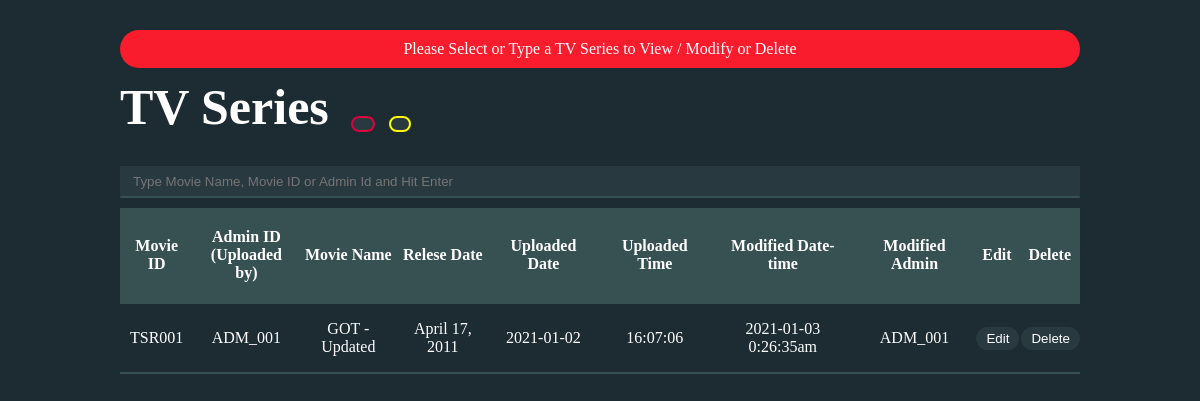
The app's page /tvseries.php?set_series_id=false (signed in) with its own data.
### tables this page shows
CREATE TABLE `tvseries` (
  `series_id` varchar(7) NOT NULL,
  `admin_id` varchar(7) NOT NULL,
  `s_name` varchar(100) NOT NULL,
  `main_img` varchar(200) NOT NULL,
  `small_descrip` varchar(150) NOT NULL,
  `s_descrip` varchar(5000) NOT NULL,
  `s_director` varchar(50) NOT NULL,
  `s_writer` varchar(50) NOT NULL,
  `stars` varchar(100) NOT NULL,
  `genres` varchar(100) NOT NULL,
  `seasons` varchar(10) NOT NULL,
  `main_category` varchar(20) NOT NULL,
  `action` varchar(4) NOT NULL,
  `sci_fi` varchar(4) NOT NULL,
  `animation` varchar(4) NOT NULL,
  `comady` varchar(4) NOT NULL,
  `thriller` varchar(4) NOT NULL,
  `horror` varchar(4) NOT NULL,
  `language` varchar(15) NOT NULL,
  `condi` varchar(30) NOT NULL,
  `relese_date` varchar(20) NOT NULL,
  `year` int(4) NOT NULL,
  `run_time` varchar(10) NOT NULL,
  `ratings` int(5) NOT NULL,
  `vid1_e_link` varchar(1000) NOT NULL,
  `vid2_e_link` varchar(1000) NOT NULL,
  `vid3_e_link` varchar(1000) NOT NULL,
  `off_t_e_link` varchar(1000) NOT NULL,
  `im_1` varchar(200) NOT NULL,
  `im_2` varchar(200) NOT NULL,
  `im_3` varchar(200) NOT NULL,
  `im_4` varchar(200) NOT NULL,
  `im_5` varchar(200) NOT NULL,
  `im_6` varchar(200) NOT NULL,
  `im_7` varchar(200) NOT NULL,
  `im_8` varchar(200) NOT NULL,
  `im_9` varchar(200) NOT NULL,
  `im_10` varchar(200) NOT NULL,
  `im_11` varchar(200) NOT NULL,
  `im_12` varchar(200) NOT NULL,
  `u_date` date NOT NULL,
  `u_time` time NOT NULL,
  `l_u_date_time` varchar(25) NOT NULL,
  `l_u_admin` varchar(7) NOT NULL,
  `is_deleted` tinyint(1) NOT NULL
);

### tvseries.php (the view, shortened to what this page needs)
<?php
	$tvseries_list = '';
	$search = '';
	if(isset($_GET['search'])){
		$search = mysqli_real_escape_string($connection, $_GET['search']);
		$query = "SELECT * FROM tvseries WHERE (series_id LIKE '%{$search}%' OR admin_id LIKE '%{$search}%' OR s_name LIKE '%{$search}%') AND  is_deleted = 0 ORDER BY series_id DESC";
	}else{
		$query = "SELECT * FROM tvseries WHERE is_deleted = 0 ORDER BY series_id DESC";
	}
	$tvseries = mysqli_query($connection, $query);
	if($tvseries){
		if(mysqli_num_rows($tvseries) > 0){
			while ($tvserie = mysqli_fetch_assoc($tvseries)) {
				$tvseries_list.="<tr>";
				$tvseries_list.="<td>{$tvserie['series_id']}</td>";
				$tvseries_list.="<td>{$tvserie['admin_id']}</td>";
				$tvseries_list.="<td>{$tvserie['s_name']}</td>";
				$tvseries_list.="<td>{$tvserie['relese_date']}</td>";
				$tvseries_list.="<td>{$tvserie['u_date']}</td>";
				$tvseries_list.="<td>{$tvserie['u_time']}</td>";
				$tvseries_list.="<td>{$tvserie['l_u_date_time']}</td>";
				$tvseries_list.="<td>{$tvserie['l_u_admin']}</td>";
				$tvseries_list.="<td><a href=\"modify-tvseries.php?series_id={$tvserie['series_id']}\"> <button class=\"edt\">Edit</button> </a></td>";
				$tvseries_list.="<td><a href=\"delete-tvseries.php?series_id={$tvserie['series_id']}\"
								onclick=\"return confirm('Are you sure you want to delete this record?');\"> <button class=\"del\">Delete</button> </a></td>";
				$tvseries_list.="</tr>";
			}
		}else{
		}
	}else{
		echo "Database query failed";
	}
?>
<!DOCTYPE html>
<html>
<head>
    <link rel="stylesheet" type="text/css" href="css/add-movie-tvseries.css">
</head>
<body>
    <div class="Wrapper">
        <main>
            <?php if(isset($_GET['set_series_id']) && $_GET['set_series_id'] == 'false' ){
			echo '<p class="error">Please Select or Type a TV Series to View / Modify or Delete</p>';
		} ?>
            <h1>TV Series
                <span>
                    <a href="add-tvseries.php"><button class="addn"><i class="fas fa-plus"></i></button></a>
                    <a href="tvseries.php"><button class="refr"><i class="fas fa-redo-alt"></i></button></a>
                </span>
            </h1>
            <div class="Search">
                <form action="tvseries.php" method="get">
                    <p>
                        <input type="text" name="search"
                            placeholder="Type Movie Name, Movie ID or Admin Id and Hit Enter"
                            value="<?php echo $search ?>" required autofocus>
                    </p>
                </form>
            </div>
            <table class="Movie-list">
                <tr>
                    <th>Movie ID</th>
                    <th>Admin ID<br>(Uploaded by)</th>
                    <th>Movie Name</th>
                    <th>Relese Date</th>
                    <th>Uploaded Date</th>
                    <th>Uploaded Time</th>
                    <th>Modified Date-time</th>
                    <th>Modified Admin</th>
                    <th>Edit</th>
                    <th>Delete</th>
                </tr>
                <?php echo $tvseries_list; ?>
            </table>
        </main>
    </div>
</body>
</html>

### css/add-movie-tvseries.css (style rules this page uses)
* { margin: 0; padding: 0; }
body { font-family: cursive; background-color: #1d2b32; color: #fff; }
main .Search input { width: 97.3%; padding: 7px 1.25%; margin-bottom: 10px; background-color: #293940; border: 1px solid #293940; border-bottom: 2px solid #375051; color: #ccc; }
main { width: 80%; margin: 30px auto; }
main h1 { font-size: 50px; width: 100%; padding-left: 0%; padding-right: 4%; padding-bottom: 30px; overflow: hidden; float: left; position: sticky; top: 63px; background-color: #1d2b32; }
main h1 span { font-size: 20px; }
main h1 button.addn, main h1 button.refr { border: none; border-radius: 25px; font-weight: bold; font-family: cursive; margin-left: 1%; font-size: 15px; overflow: hidden; color: #fff; background-color: #293940; border: 2px solid #dd003f; transition: .4s; }
main h1 button.addn { padding: 6px 10px; border: 2px solid #dd003f; }
main h1 button.refr { padding: 6px 9px; border: 2px solid yellow; }
table.Movie-list { clear: both; width: 100%; border-collapse: collapse; }
table.Movie-list th, table.Movie-list td { padding: 16px 0%; border-bottom: 2px solid #375051; text-align: center; }
table.Movie-list th { background-color: #375051; position: sticky; top: 150px; padding: 20px 5px; }
table.Movie-list td a button { border: none; padding: 4px 10px; border-radius: 20px; margin-left: 2px; color: #fff; background-color: #293940; transition: .4s; }
.error { background-color: #F81c2c; color: #fff; border-radius: 25px; margin-bottom: 10px; padding: 10px 0; text-align: center; }

### records on screen
tvseries: series_id "TSR001", admin "ADM_001", s_name "GOT - Updated", relese_date "April 17, 2011", u_date "2021-01-02", u_time "16:07:06", l_u_date_time "2021-01-03 0:26:35am", l_u_admin "ADM_001"
